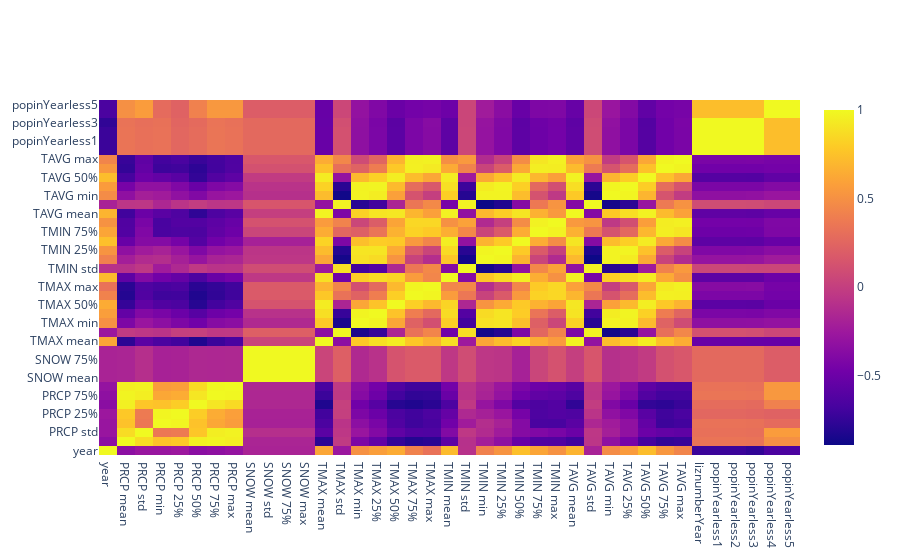

The notebook cell this image was saved under:
### Markdown cell above
fall

### Code cell
corrPortal_season_fall = df_reg_season.loc[(df_reg_season.source=='portal')&(df_reg_season.season.isin(['fall']))]\
.drop(columns=['PRCP count', 'SNOW count', 'TMAX count', 'TMIN count', 'TAVG count','propFemale',
              'SNOW min', 'SNOW 25%', 'SNOW 50%',]).corr()
testx = corrPortal_season_fall.columns
testy = corrPortal_season_fall.index
testz = corrPortal_season_fall.values
test = go.Figure(go.Heatmap(x=testx,y=testy,z=testz))
plot(test, filename = 'portal fall correlation matrix.html')
iplot(test, filename = 'portal fall correlation matrix.html')

### Figure 1 — Plotly figure (JSON) as saved in the notebook; plotly's stock layout.template omitted (floating-point values rounded to 4 significant figures; data arrays with more than 128 entries replaced by an {"elided": "..."} marker saying what was removed)
{"data": [{"type": "heatmap", "x": ["year", "PRCP mean", "PRCP std", "PRCP min", "PRCP 25%", "PRCP 50%", "PRCP 75%", "PRCP max", "SNOW mean", "SNOW std", "SNOW 75%", "SNOW max", "TMAX mean", "TMAX std", "TMAX min", "TMAX 25%", "TMAX 50%", "TMAX 75%", "TMAX max", "TMIN mean", "TMIN std", "TMIN min", "TMIN 25%", "TMIN 50%", "TMIN 75%", "TMIN max", "TAVG mean", "TAVG std", "TAVG min", "TAVG 25%", "TAVG 50%", "TAVG 75%", "TAVG max", "liznumberYear", "popinYearless1", "popinYearless2", "popinYearless3", "popinYearless4", "popinYearless5"], "y": ["year", "PRCP mean", "PRCP std", "PRCP min", "PRCP 25%", "PRCP 50%", "PRCP 75%", "PRCP max", "SNOW mean", "SNOW std", "SNOW 75%", "SNOW max", "TMAX mean", "TMAX std", "TMAX min", "TMAX 25%", "TMAX 50%", "TMAX 75%", "TMAX max", "TMIN mean", "TMIN std", "TMIN min", "TMIN 25%", "TMIN 50%", "TMIN 75%", "TMIN max", "TAVG mean", "TAVG std", "TAVG min", "TAVG 25%", "TAVG 50%", "TAVG 75%", "TAVG max", "liznumberYear", "popinYearless1", "popinYearless2", "popinYearless3", "popinYearless4", "popinYearless5"], "z": {"elided": "39x39 float values"}}], "layout": {}}
